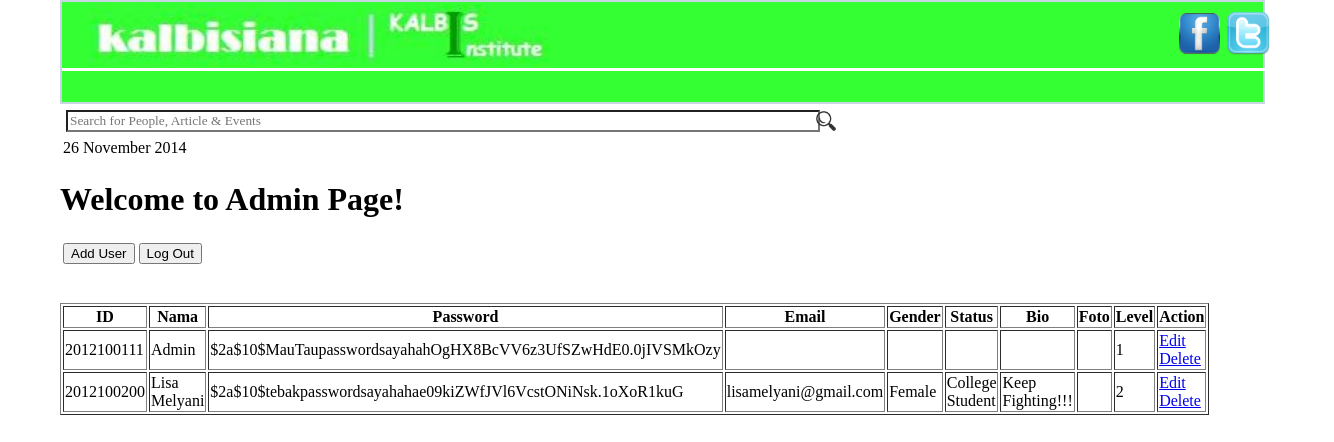
/admin.php, run on an earlier commit of the app's database.
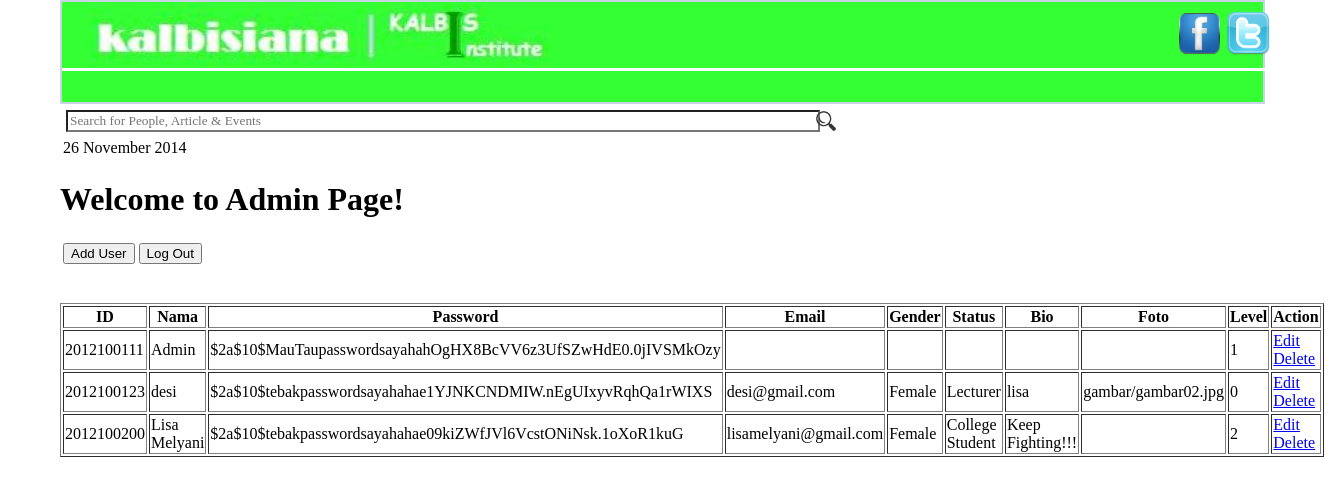
And on a later commit of the database.
### tables this page shows
CREATE TABLE IF NOT EXISTS `user` (
  `id` char(10) NOT NULL,
  `nama` varchar(30) NOT NULL,
  `email` varchar(100) NOT NULL,
  `password` varchar(100) NOT NULL,
  `gender` varchar(20) NOT NULL,
  `status` text NOT NULL,
  `bio` text NOT NULL,
  `foto` text NOT NULL,
  `level` int(1) NOT NULL
);

### view_proses.php (called while the page is built, shortened)
<?php require_once("koneksi.php");?>
<?php
$sql = "SELECT * FROM user";
$hasil = mysqli_query($koneksi, $sql);
?>

### admin.php (the view, shortened to what this page needs)
<?php require_once ("koneksi.php");?>
<?php require_once ("view_proses.php");?>
<!DOCTYPE html>
<html>
<head>
	<link type="text/css" rel="stylesheet" href="css/style_admin.css" />
</head>
<body>
		<div id="outer_header">
			<center>
				<table id="TabelHeader">
					<tr>
						<td>
							<div id="logo">
								<a href="index.php">
									<img id="ImageLogo" src="css/images/logo.jpg" height="62px">
								</a>
							</div>
						</td>
						<td>
							<a href="https://www.facebook.com/"><img src="css/images/fb.png" width="45px"></a>
						</td>
						<td>
							<a href="https://www.twitter.com/"><img src="css/images/twitter.png" width="45px"></a>
						</td>
					</tr>
				</table>
			</center>
		</div>
		<div id="outer_content">
			<div id="outer_kiri" class="conten_kanan_kiri">
				<div style="margin-left:20px;">
					<table>
						<tr>
							<td>
								<div id="outer_search">
									<table>
										<tr>
											<td>
												<div id="outer_input_text_search">
													<input type="text" id="input_text_search" placeholder="Search for People, Article & Events"/>
												</div>
											</td>
											<td>
												<div id="icon_search">
													<div id="iconnya">
														<img src="css/images/search.png" width="100%">
													</div>
												</div>
											</td>
										</tr>
									</table>
								</div>
							</td>
						</tr>
						<tr>
							<td>
								26 November 2014
							</td>
						</tr>
					</table>
				</div>
				<div style="margin-left:20px;">
					<h1>Welcome to Admin Page!</h1>
					<table>
						<tr>
							<td>
								<a href = "adduser.php" style="text-decoration:none"><input type="button" name="insert" value="Add User" /></a>
							</td>
							<td>
								<a href = "index.php" style="text-decoration:none"><input type="button" name="insert" value="Log Out" /></a>
							</td>
						</tr>
					</table>
					<br />
					<br />
	<table border = "1">
	<thead>
	<tr>
		<th>ID</th>
		<th>Nama</th>
		<th>Password</th>
		<th>Email</th>
		<th>Gender</th>
		<th>Status</th>
		<th>Bio</th>
		<th>Foto</th>
		<th>Level</th>
		<th>Action</th>
	</tr>
	</thead>
	<tbody>
<?php
while ($baris = mysqli_fetch_assoc($hasil)){
?>
	<tr>
	<td><?php echo $baris ['id']?></td>
	<td><?php echo $baris ['nama']?></td>
	<td><?php echo $baris ['password']?></td>
	<td><?php echo $baris ['email']?></td>
	<td><?php echo $baris ['gender']?></td>
	<td><?php echo $baris ['status']?></td>
	<td><?php echo $baris ['bio']?></td>
	<td><?php echo $baris ['foto']?></td>
	<td><?php echo $baris ['level']?></td>
	<td><a href ="edituser.php?ID=<?php echo $baris['id'];?>"> Edit </a>
	<a href="view_delete_proses.php?status=<?php echo $baris['id'];?>" onclick="return confirm('Are you sure?')"> Delete</a></td>
	</tr>
<?php
}
?>
</tbody>
</table>
</body>
</html>

What changed in the data, as far as the page shows it:
added user: id "2012100123", nama "desi", password "$2a$10$tebakpasswordsayahahae1YJNKCNDMIW.nEgUIxyvRqhQa1rWIXS", email "desi@gmail.com", gender "Female", status "Lecturer", bio "lisa", foto "gambar/gambar02.jpg", level "0"
